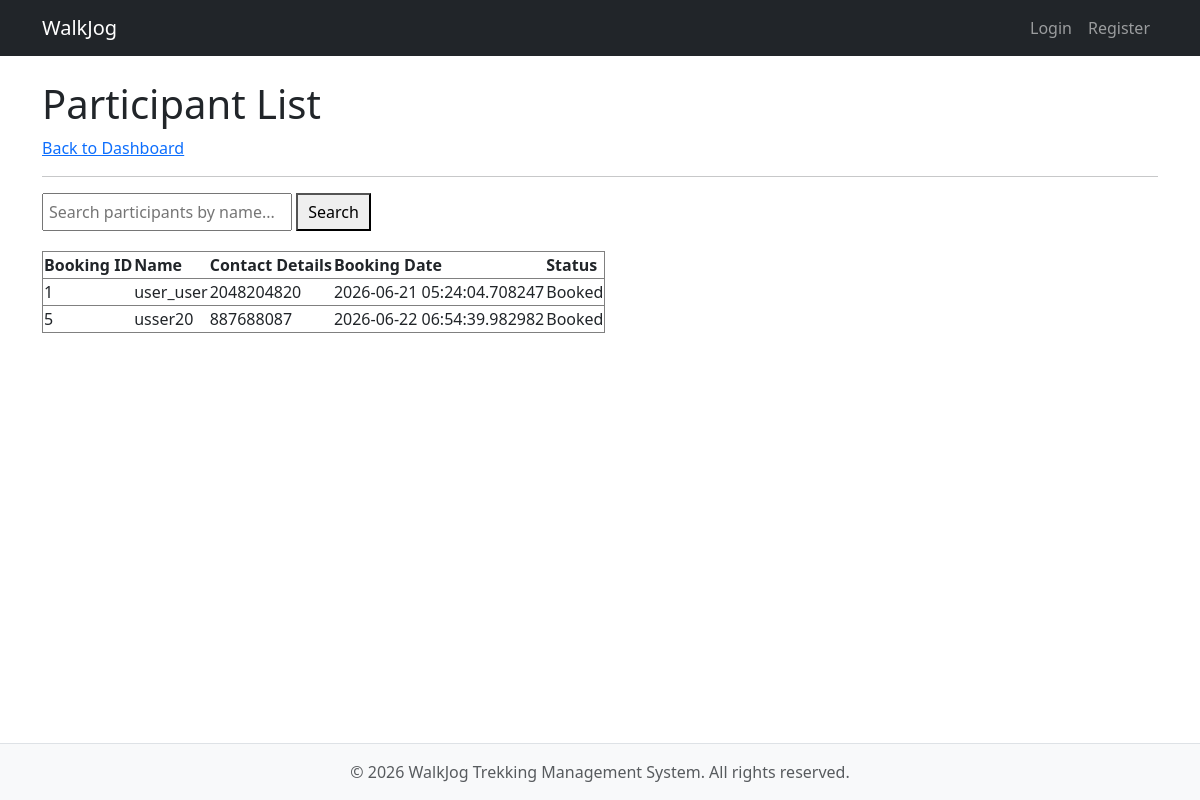
Before: /staff/trek/1/users with the older database file.
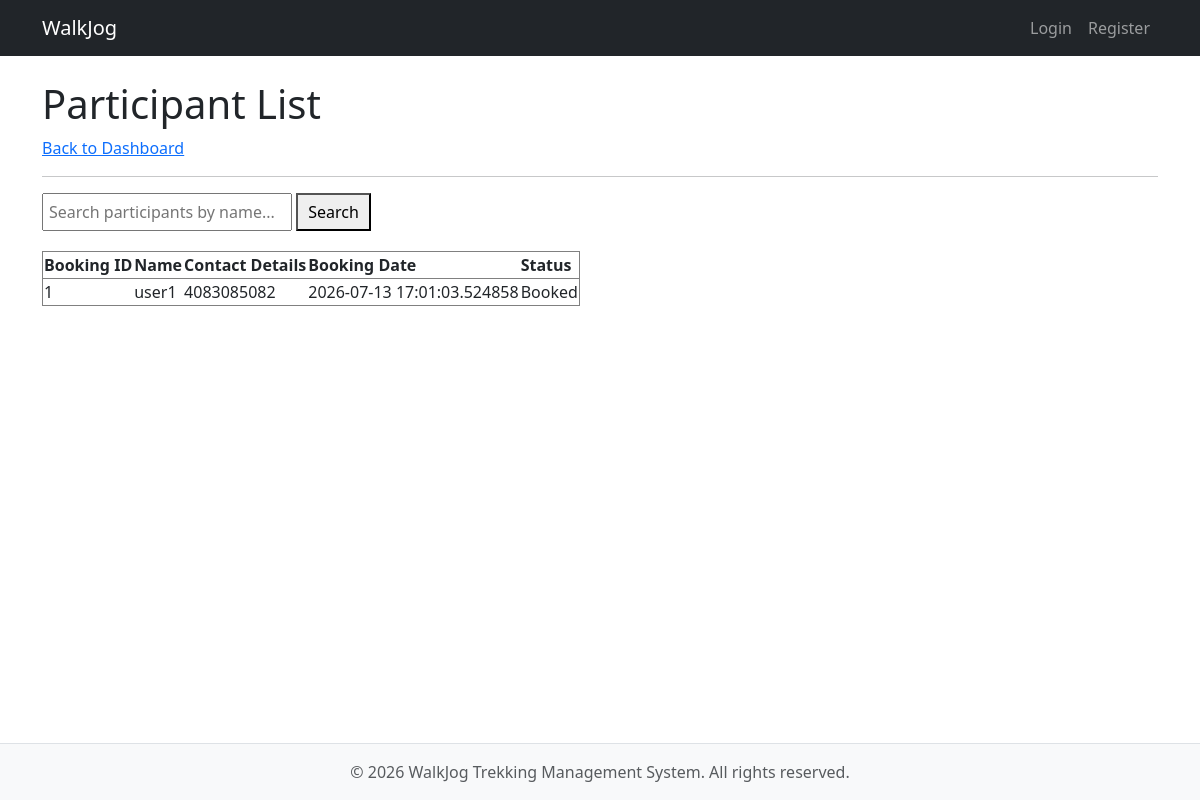
After: the same page with the newer database file.
### models.py (models this page shows)
class Booking(db.Model):
    __tablename__ = 'booking'
    booking_id = db.Column(
        db.Integer,
        primary_key=True
    )
    user_id = db.Column(
        db.Integer,
        db.ForeignKey('users.id'),
        nullable=False
    )
    trek_id = db.Column(
        db.Integer,
        db.ForeignKey('treks.trek_id'),
        nullable=False
    )
    booking_date = db.Column(
        db.DateTime,
        default=datetime.now
    )
    status = db.Column(
        db.String(20),
        default='Booked'
    )

class UserProfile(db.Model):
    __tablename__ = 'user_profile'
    user_id = db.Column(
        db.Integer,
        db.ForeignKey('users.id'),
        primary_key=True,
        nullable=False
    )
    name = db.Column(db.String(50), nullable=False)
    contact_details = db.Column(db.String(15), nullable=False)
    is_blacklisted = db.Column(db.Boolean, default=False)
    created_at = db.Column(db.DateTime, default=datetime.now)

### app.py (the view)
@app.route('/staff/trek/<int:trek_id>/users')
def trek_users(trek_id):
    bookings = db.session.query(
        Booking.booking_id,
        UserProfile.name.label('user_name'),
        UserProfile.contact_details,
        Booking.booking_date,
        Booking.status
    ).join(UserProfile, Booking.user_id == UserProfile.user_id)\
     .filter(Booking.trek_id == trek_id).all()
    return render_template(
        'trek_users.html',
        bookings=bookings
    )

### templates/trek_users.html (shortened to what this page needs)
{% extends "base.html" %}
{% block content %}
<h1>Participant List</h1>
<a href="javascript:history.back()">Back to Dashboard</a>
<hr>
<form method="GET" style="margin-bottom: 20px;">
    <input type="text" name="search" placeholder="Search participants by name..."
        value="{{ request.args.get('search', '') }}" style="padding: 5px; width: 250px;">
    <button type="submit" style="padding: 5px 10px;">Search</button>
</form>
{% set query = request.args.get('search', '').lower() %}
<div class="table">
    <table border="1">
        <tr>
            <th>Booking ID</th>
            <th>Name</th>
            <th>Contact Details</th>
            <th>Booking Date</th>
            <th>Status</th>
        </tr>
        {% for booking in bookings %}
        {% if not query or query in booking.user_name.lower() %}
        <tr>
            <td>{{ booking.booking_id }}</td>
            <td>{{ booking.user_name }}</td>
            <td>{{ booking.contact_details }}</td>
            <td>{{ booking.booking_date }}</td>
            <td>{{ booking.status }}</td>
        </tr>
        {% endif %}
        {% else %}
        <tr>
            <td colspan="5" style="text-align: center;">No participants have booked this trek yet.</td>
        </tr>
        {% endfor %}
    </table>
</div>
{% endblock %}

Changed rows visible on the page:
removed Booking: booking_id "5", user_name "usser20", contact_details "887688087", booking_date "2026-06-22 06:54:39.982982", status "Booked"
changed Booking "Booked": user_name "user_user" → "user1"; contact_details "2048204820" → "4083085082"; booking_date "2026-06-21 05:24:04.708247" → "2026-07-13 17:01:03.524858"
